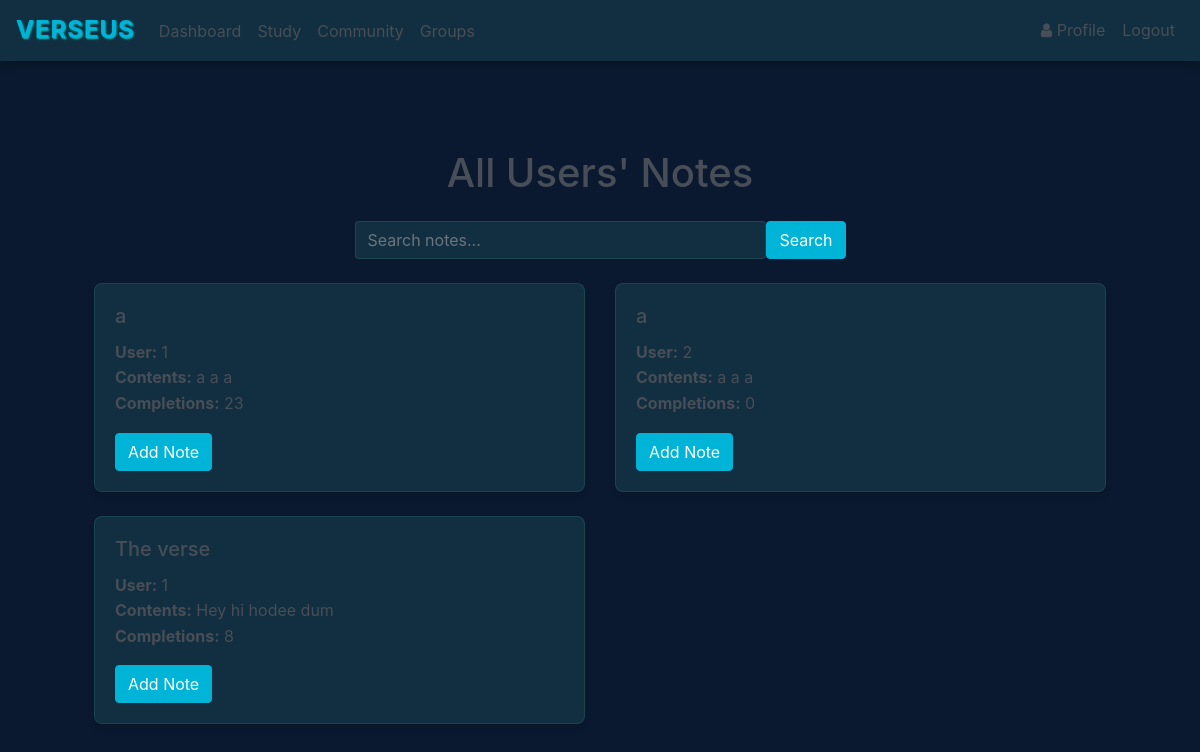
/community (signed in), run on the app's committed database.
### website/models.py (models this page shows)
class Note(db.Model):
    id = db.Column(db.Integer, primary_key=True)
    title = db.Column(db.String(100), default="Untitled Verse")
    data = db.Column(db.String(500))
    date = db.Column(db.DateTime(timezone=True), default=func.now())
    user_id = db.Column(db.Integer, db.ForeignKey('user.id'))
    data_blanked = db.Column(db.String(500))
    ref = db.Column(JSON)
    word_blank_positions = db.Column(JSON)
    completions = db.Column(db.Integer, default=0)

### website/views.py (the view, shortened to what this page needs)
@views.route('/community')
@login_required
def all_notes():
    search_query = request.args.get('search', '')
    query = Note.query.join(User)
    notes = query.order_by(Note.date.desc()).all()
    return render_template("all_notes.html",
                         user=current_user,
                         notes=notes,
                         search_query=search_query)

### website/templates/all_notes.html (shortened to what this page needs)
{% extends "base.html" %}
{% block content %}
<div class="container mt-4">
    <h1 class="text-center mb-4">All Users' Notes</h1>
    <div class="row mb-4">
        <div class="col-md-6 mx-auto">
            <form method="GET" action="{{ url_for('views.all_notes') }}" class="d-flex">
                <input type="text" name="search" class="form-control me-2" placeholder="Search notes..."
                    value="{{ search_query }}">
                <button type="submit" class="btn btn-primary">Search</button>
            </form>
        </div>
    </div>
    <div class="row">
        {% for note in notes %}
        <div class="col-md-6 mb-4">
            <div class="card">
                <div class="card-body">
                    <h5 class="card-title">{{ note.title }}</h5>
                    <p class="card-text">
                        <strong>User:</strong> {{ note.user_id }}<br>
                        <strong>Contents:</strong> {{ note.data }}<br>
                        <strong>Completions:</strong> {{ note.completions }}
                    </p>
                    <a href="{{ url_for('views.add_note', note_id=note.id, title=note.title, data=note.data, ref=note.ref) }}"
                        class="btn btn-primary">Add Note</a>
                </div>
            </div>
        </div>
        {% endfor %}
    </div>
</div>
{% endblock %}

### website/static/styles.css (style rules this page uses)
:root { --primary-dark: #0a192f; --secondary-dark: #112f40; --accent-green: #64ffda; --accent-blue: #00b4d8; --text-primary: #484e57; --text-light: #ffffff; --text-secondary: #8892b0; --danger: #ff6b6b; --success: #4caf50; --cream: #ddf7fd; }
body { background-color: var(--primary-dark); color: var(--text-primary); font-family: 'Inter', -apple-system, BlinkMacSystemFont, 'Segoe UI', Roboto, Oxygen, Ubuntu, Cantarell, sans-serif; line-height: 1.6; margin: 0; padding: 0; min-height: 100vh; }
.card { background-color: var(--secondary-dark); border: 1px solid rgba(100, 255, 218, 0.1); border-radius: 8px; box-shadow: 0 4px 6px rgba(0, 0, 0, 0.1); transition: transform 0.3s ease, box-shadow 0.3s ease; }
.form-control { background-color: var(--secondary-dark); border: 1px solid rgba(100, 255, 218, 0.2); color: var(--text-primary); transition: border-color 0.3s ease; }
.btn { border-radius: 4px; transition: all 0.3s ease; }
.btn-primary { background-color: var(--accent-blue); border-color: var(--accent-blue); }
a { color: var(--accent-blue); text-decoration: none; transition: color 0.3s ease; }
.container { padding: 2rem; }

### data on the page
Note: title "a", user_id "1", data "a a a", completions "23"
Note: title "a", user_id "2", data "a a a", completions "0"
Note: title "The verse", user_id "1", data "Hey hi hodee dum", completions "8"
